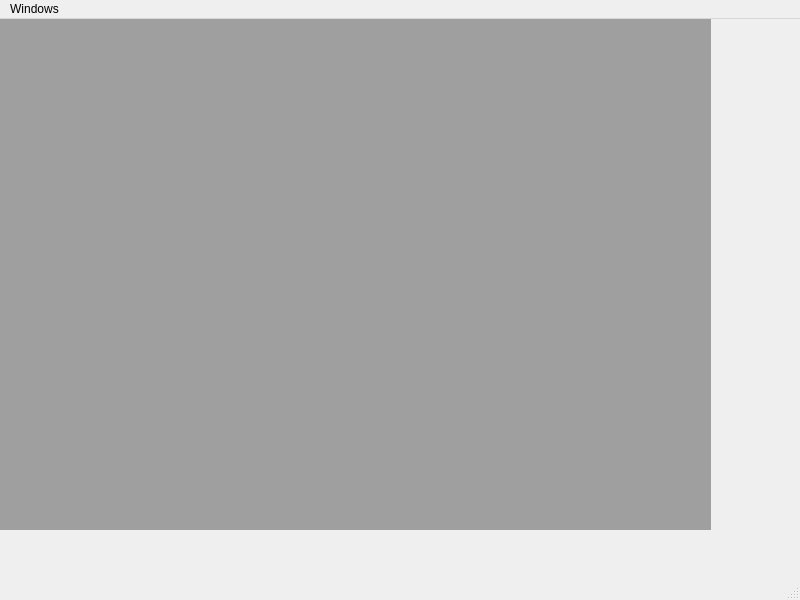
<?xml version="1.0" encoding="UTF-8"?>
<ui version="4.0">
 <class>MainWindow</class>
 <widget class="QMainWindow" name="MainWindow">
  <property name="geometry">
   <rect>
    <x>0</x>
    <y>0</y>
    <width>800</width>
    <height>600</height>
   </rect>
  </property>
  <property name="windowTitle">
   <string>MainWindow</string>
  </property>
  <widget class="QWidget" name="centralwidget">
   <widget class="QMdiArea" name="mdiArea">
    <property name="geometry">
     <rect>
      <x>0</x>
      <y>0</y>
      <width>711</width>
      <height>511</height>
     </rect>
    </property>
    <widget class="QWidget" name="subwindow">
     <property name="windowTitle">
      <string>Subwindow</string>
     </property>
     <widget class="QLabel" name="label">
      <property name="geometry">
       <rect>
        <x>110</x>
        <y>130</y>
        <width>181</width>
        <height>71</height>
       </rect>
      </property>
      <property name="text">
       <string>First sub Window</string>
      </property>
     </widget>
    </widget>
    <widget class="QWidget" name="subwindow_2">
     <property name="windowTitle">
      <string>Subwindow</string>
     </property>
     <widget class="QLabel" name="label_2">
      <property name="geometry">
       <rect>
        <x>180</x>
        <y>160</y>
        <width>131</width>
        <height>71</height>
       </rect>
      </property>
      <property name="text">
       <string>Second  sub window</string>
      </property>
     </widget>
    </widget>
   </widget>
  </widget>
  <widget class="QMenuBar" name="menubar">
   <property name="geometry">
    <rect>
     <x>0</x>
     <y>0</y>
     <width>800</width>
     <height>26</height>
    </rect>
   </property>
   <widget class="QMenu" name="menuWindows">
    <property name="title">
     <string>Windows</string>
    </property>
    <addaction name="actionSubWindow_View"/>
    <addaction name="actionTabbed_View"/>
    <addaction name="actionCascade_View"/>
    <addaction name="actionTile_View"/>
   </widget>
   <addaction name="menuWindows"/>
  </widget>
  <widget class="QStatusBar" name="statusbar"/>
  <action name="actionSubWindow_View">
   <property name="text">
    <string>SubWindow View</string>
   </property>
  </action>
  <action name="actionTabbed_View">
   <property name="text">
    <string>Tabbed View</string>
   </property>
  </action>
  <action name="actionCascade_View">
   <property name="text">
    <string>Cascade View</string>
   </property>
  </action>
  <action name="actionTile_View">
   <property name="text">
    <string>Tile View</string>
   </property>
  </action>
 </widget>
 <resources/>
 <connections/>
</ui>
